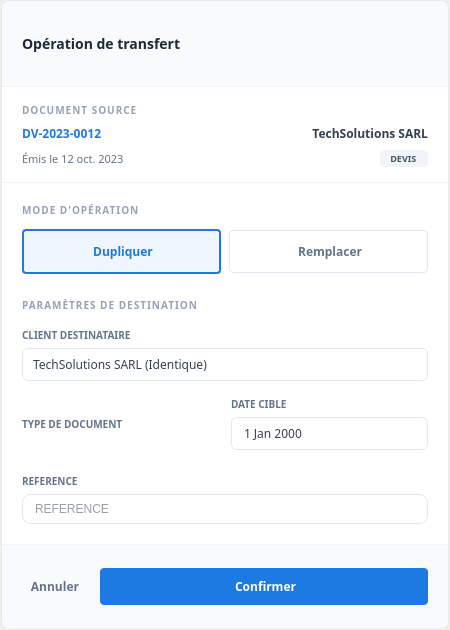
<?xml version="1.0" encoding="UTF-8"?>
<ui version="4.0">
 <class>Form</class>
 <widget class="QWidget" name="Form">
  <property name="geometry">
   <rect>
    <x>0</x>
    <y>0</y>
    <width>450</width>
    <height>630</height>
   </rect>
  </property>
  <property name="font">
   <font>
    <family>Overpass</family>
   </font>
  </property>
  <property name="windowTitle">
   <string>Form</string>
  </property>
  <layout class="QVBoxLayout" name="verticalLayout">
   <property name="spacing">
    <number>0</number>
   </property>
   <property name="leftMargin">
    <number>0</number>
   </property>
   <property name="topMargin">
    <number>0</number>
   </property>
   <property name="rightMargin">
    <number>0</number>
   </property>
   <property name="bottomMargin">
    <number>0</number>
   </property>
   <item>
    <layout class="QHBoxLayout" name="dialogHLayout">
     <property name="spacing">
      <number>0</number>
     </property>
     <item>
      <widget class="QFrame" name="dialogFrame">
       <property name="minimumSize">
        <size>
         <width>448</width>
         <height>0</height>
        </size>
       </property>
       <property name="maximumSize">
        <size>
         <width>448</width>
         <height>16777215</height>
        </size>
       </property>
       <property name="styleSheet">
        <string>
               #dialogFrame {
                   background-color: #ffffff;
                   border-radius: 8px;
                   border: 1px solid #e2e8f0;
               }
               /* We will do nested frames for borders */
              </string>
       </property>
       <layout class="QVBoxLayout" name="dialogLayout">
        <property name="spacing">
         <number>0</number>
        </property>
        <property name="leftMargin">
         <number>0</number>
        </property>
        <property name="topMargin">
         <number>0</number>
        </property>
        <property name="rightMargin">
         <number>0</number>
        </property>
        <property name="bottomMargin">
         <number>0</number>
        </property>
        <item>
         <widget class="QFrame" name="dlgHeader">
          <property name="styleSheet">
           <string>#dlgHeader { background-color: #f8fafc; border-bottom: 1px solid #f1f5f9; border-top-left-radius: 8px; border-top-right-radius: 8px; }</string>
          </property>
          <layout class="QHBoxLayout" name="_2">
           <property name="leftMargin">
            <number>20</number>
           </property>
           <property name="topMargin">
            <number>16</number>
           </property>
           <property name="rightMargin">
            <number>20</number>
           </property>
           <property name="bottomMargin">
            <number>16</number>
           </property>
           <item>
            <widget class="QLabel" name="label">
             <property name="font">
              <font>
               <family>Overpass</family>
               <pointsize>-1</pointsize>
               <weight>75</weight>
               <bold>true</bold>
              </font>
             </property>
             <property name="styleSheet">
              <string>font-size: 14px; font-weight: bold; color: #1e293b;</string>
             </property>
             <property name="text">
              <string>Opération de transfert</string>
             </property>
            </widget>
           </item>
           <item>
            <spacer>
             <property name="orientation">
              <enum>Qt::Horizontal</enum>
             </property>
             <property name="sizeHint" stdset="0">
              <size>
               <width>0</width>
               <height>0</height>
              </size>
             </property>
            </spacer>
           </item>
           <item>
            <widget class="QPushButton" name="btnDlgClose">
             <property name="styleSheet">
              <string>border: none; background: transparent;</string>
             </property>
             <property name="text">
              <string/>
             </property>
             <property name="icon">
              <iconset>
               <normaloff>assect/close.png</normaloff>assect/close.png</iconset>
             </property>
            </widget>
           </item>
          </layout>
         </widget>
        </item>
        <item>
         <widget class="QFrame" name="dlgSource">
          <property name="styleSheet">
           <string>#dlgSource { background-color: #ffffff; border-bottom: 1px solid #f1f5f9; }</string>
          </property>
          <layout class="QVBoxLayout" name="_3">
           <property name="spacing">
            <number>8</number>
           </property>
           <property name="leftMargin">
            <number>20</number>
           </property>
           <property name="topMargin">
            <number>16</number>
           </property>
           <property name="rightMargin">
            <number>20</number>
           </property>
           <property name="bottomMargin">
            <number>16</number>
           </property>
           <item>
            <widget class="QLabel" name="label_2">
             <property name="font">
              <font>
               <family>Overpass</family>
               <pointsize>-1</pointsize>
               <weight>75</weight>
               <bold>true</bold>
              </font>
             </property>
             <property name="styleSheet">
              <string>font-size: 10px; font-weight: bold; color: #94a3b8; letter-spacing: 1px;</string>
             </property>
             <property name="text">
              <string>DOCUMENT SOURCE</string>
             </property>
            </widget>
           </item>
           <item>
            <layout class="QHBoxLayout" name="_4">
             <item>
              <widget class="QLabel" name="label_3">
               <property name="font">
                <font>
                 <family>Overpass</family>
                 <pointsize>-1</pointsize>
                 <weight>75</weight>
                 <bold>true</bold>
                </font>
               </property>
               <property name="styleSheet">
                <string notr="true">font-size: 12px; font-weight: bold; color: #1d7ae2;</string>
               </property>
               <property name="text">
                <string>DV-2023-0012</string>
               </property>
              </widget>
             </item>
             <item>
              <widget class="QLabel" name="label_4">
               <property name="font">
                <font>
                 <family>Overpass</family>
                 <pointsize>-1</pointsize>
                 <weight>75</weight>
                 <bold>true</bold>
                </font>
               </property>
               <property name="styleSheet">
                <string>font-size: 12px; font-weight: 600; color: #334155;</string>
               </property>
               <property name="text">
                <string>TechSolutions SARL</string>
               </property>
               <property name="alignment">
                <set>Qt::AlignRight|Qt::AlignTrailing|Qt::AlignVCenter</set>
               </property>
              </widget>
             </item>
            </layout>
           </item>
           <item>
            <layout class="QHBoxLayout" name="_5">
             <item>
              <widget class="QLabel" name="label_5">
               <property name="font">
                <font>
                 <family>Overpass</family>
                 <pointsize>-1</pointsize>
                </font>
               </property>
               <property name="styleSheet">
                <string>font-size: 11px; color: #64748b;</string>
               </property>
               <property name="text">
                <string>Émis le 12 oct. 2023</string>
               </property>
              </widget>
             </item>
             <item>
              <spacer>
               <property name="orientation">
                <enum>Qt::Horizontal</enum>
               </property>
               <property name="sizeHint" stdset="0">
                <size>
                 <width>0</width>
                 <height>0</height>
                </size>
               </property>
              </spacer>
             </item>
             <item>
              <widget class="QLabel" name="label_6">
               <property name="font">
                <font>
                 <family>Overpass</family>
                 <pointsize>-1</pointsize>
                 <weight>75</weight>
                 <bold>true</bold>
                </font>
               </property>
               <property name="styleSheet">
                <string>background-color: #f1f5f9; border-radius: 4px; font-size: 9px; font-weight: bold; color: #475569; padding: 2px 6px;</string>
               </property>
               <property name="text">
                <string> DEVIS </string>
               </property>
              </widget>
             </item>
            </layout>
           </item>
          </layout>
         </widget>
        </item>
        <item>
         <layout class="QVBoxLayout" name="_6">
          <property name="spacing">
           <number>24</number>
          </property>
          <property name="leftMargin">
           <number>20</number>
          </property>
          <property name="topMargin">
           <number>20</number>
          </property>
          <property name="rightMargin">
           <number>20</number>
          </property>
          <property name="bottomMargin">
           <number>20</number>
          </property>
          <item>
           <layout class="QVBoxLayout" name="_7">
            <property name="spacing">
             <number>12</number>
            </property>
            <item>
             <widget class="QLabel" name="label_7">
              <property name="font">
               <font>
                <family>Overpass</family>
                <pointsize>-1</pointsize>
                <weight>75</weight>
                <bold>true</bold>
               </font>
              </property>
              <property name="styleSheet">
               <string>font-size: 10px; font-weight: bold; color: #94a3b8; letter-spacing: 1px;</string>
              </property>
              <property name="text">
               <string>MODE D'OPÉRATION</string>
              </property>
             </widget>
            </item>
            <item>
             <layout class="QHBoxLayout" name="_8">
              <property name="spacing">
               <number>8</number>
              </property>
              <item>
               <widget class="QPushButton" name="btnModeDupliquer">
                <property name="font">
                 <font>
                  <family>Overpass</family>
                  <pointsize>-1</pointsize>
                  <weight>75</weight>
                  <bold>true</bold>
                 </font>
                </property>
                <property name="styleSheet">
                 <string notr="true">QPushButton { background-color: #eff6ff; border: 2px solid #1d7ae2; color: #1d7ae2; border-radius: 4px; padding: 12px; font-size: 12px; font-weight: bold; }</string>
                </property>
                <property name="text">
                 <string> Dupliquer</string>
                </property>
                <property name="icon">
                 <iconset>
                  <normaloff>assect/content_copy.png</normaloff>assect/content_copy.png</iconset>
                </property>
               </widget>
              </item>
              <item>
               <widget class="QPushButton" name="btnModeRemplacer">
                <property name="font">
                 <font>
                  <family>Overpass</family>
                  <pointsize>-1</pointsize>
                  <weight>75</weight>
                  <bold>true</bold>
                 </font>
                </property>
                <property name="styleSheet">
                 <string>QPushButton { background-color: transparent; border: 1px solid #e2e8f0; color: #64748b; border-radius: 4px; padding: 12px; font-size: 12px; font-weight: bold; }</string>
                </property>
                <property name="text">
                 <string> Remplacer</string>
                </property>
                <property name="icon">
                 <iconset>
                  <normaloff>assect/sync_alt.png</normaloff>assect/sync_alt.png</iconset>
                </property>
               </widget>
              </item>
             </layout>
            </item>
           </layout>
          </item>
          <item>
           <layout class="QVBoxLayout" name="_9">
            <property name="spacing">
             <number>16</number>
            </property>
            <item>
             <widget class="QLabel" name="label_8">
              <property name="font">
               <font>
                <family>Overpass</family>
                <pointsize>-1</pointsize>
                <weight>75</weight>
                <bold>true</bold>
               </font>
              </property>
              <property name="styleSheet">
               <string>font-size: 10px; font-weight: bold; color: #94a3b8; letter-spacing: 1px;</string>
              </property>
              <property name="text">
               <string>PARAMÈTRES DE DESTINATION</string>
              </property>
             </widget>
            </item>
            <item>
             <layout class="QVBoxLayout" name="_10">
              <property name="spacing">
               <number>6</number>
              </property>
              <item>
               <widget class="QLabel" name="label_9">
                <property name="font">
                 <font>
                  <family>Overpass</family>
                  <pointsize>-1</pointsize>
                  <weight>75</weight>
                  <bold>true</bold>
                 </font>
                </property>
                <property name="styleSheet">
                 <string>font-size: 10px; font-weight: bold; color: #64748b;</string>
                </property>
                <property name="text">
                 <string>CLIENT DESTINATAIRE</string>
                </property>
               </widget>
              </item>
              <item>
               <widget class="QComboBox" name="comboClient">
                <property name="font">
                 <font>
                  <family>Overpass</family>
                  <pointsize>9</pointsize>
                  <weight>50</weight>
                  <italic>false</italic>
                  <bold>false</bold>
                 </font>
                </property>
                <property name="styleSheet">
                 <string notr="true">QComboBox {
    background-color: #ffffff;
    border: 1px solid #e2e8f0;
    border-radius: 6px;
    padding: 6px 10px;
    font: 400 9pt &quot;Overpass&quot;;
    color: #374151;
}
QComboBox::drop-down {
    border: none;
    width: 18px;
}
QComboBox::down-arrow {
    image: url(program/assets/global/down_blue_arrow.svg);
    width: 10px;
    height: 10px;
}</string>
                </property>
                <item>
                 <property name="text">
                  <string>TechSolutions SARL (Identique)</string>
                 </property>
                </item>
                <item>
                 <property name="text">
                  <string>Global Logistics Corp</string>
                 </property>
                </item>
                <item>
                 <property name="text">
                  <string>Innovatech Systems</string>
                 </property>
                </item>
               </widget>
              </item>
             </layout>
            </item>
            <item>
             <layout class="QHBoxLayout" name="_11">
              <property name="spacing">
               <number>12</number>
              </property>
              <item>
               <layout class="QVBoxLayout" name="_12">
                <property name="spacing">
                 <number>6</number>
                </property>
                <item>
                 <widget class="QLabel" name="label_10">
                  <property name="font">
                   <font>
                    <family>Overpass</family>
                    <pointsize>-1</pointsize>
                    <weight>75</weight>
                    <bold>true</bold>
                   </font>
                  </property>
                  <property name="styleSheet">
                   <string>font-size: 10px; font-weight: bold; color: #64748b;</string>
                  </property>
                  <property name="text">
                   <string>TYPE DE DOCUMENT</string>
                  </property>
                 </widget>
                </item>
               </layout>
              </item>
              <item>
               <layout class="QVBoxLayout" name="_13">
                <property name="spacing">
                 <number>6</number>
                </property>
                <item>
                 <widget class="QLabel" name="label_11">
                  <property name="font">
                   <font>
                    <family>Overpass</family>
                    <pointsize>-1</pointsize>
                    <weight>75</weight>
                    <bold>true</bold>
                   </font>
                  </property>
                  <property name="styleSheet">
                   <string>font-size: 10px; font-weight: bold; color: #64748b;</string>
                  </property>
                  <property name="text">
                   <string>DATE CIBLE</string>
                  </property>
                 </widget>
                </item>
                <item>
                 <widget class="QDateEdit" name="dateTarget">
                  <property name="font">
                   <font>
                    <family>Overpass</family>
                    <pointsize>9</pointsize>
                    <weight>50</weight>
                    <italic>false</italic>
                    <bold>false</bold>
                   </font>
                  </property>
                  <property name="styleSheet">
                   <string notr="true">QDateEdit, QDateEdit#dateTo {
    background-color: #ffffff;
    border: 1px solid #e2e8f0;
    border-radius: 6px;
    padding: 6px 10px;
    font: 400 9pt &quot;Overpass&quot;;
    color: #374151;
}
QDateEdit:focus, QDateEdit#dateTo:focus {
    border-color: #135bec;
}
QDateEdit::drop-down, QDateEdit#dateTo::drop-down {
    border: none;
    width: 18px;
}
QDateEdit::down-arrow, QDateEdit#dateTo::down-arrow {
    image: url(program/assets/global/down_blue_arrow.svg);
    width: 10px;
    height: 10px;
}</string>
                  </property>
                  <property name="calendarPopup">
                   <bool>true</bool>
                  </property>
                 </widget>
                </item>
               </layout>
              </item>
             </layout>
            </item>
           </layout>
          </item>
          <item>
           <layout class="QVBoxLayout" name="_15">
            <property name="spacing">
             <number>6</number>
            </property>
            <item>
             <widget class="QLabel" name="label_12">
              <property name="font">
               <font>
                <family>Overpass</family>
                <pointsize>-1</pointsize>
                <weight>75</weight>
                <bold>true</bold>
               </font>
              </property>
              <property name="styleSheet">
               <string>font-size: 10px; font-weight: bold; color: #64748b;</string>
              </property>
              <property name="text">
               <string>REFERENCE</string>
              </property>
             </widget>
            </item>
            <item>
             <widget class="QLineEdit" name="CodeEditLine">
              <property name="minimumSize">
               <size>
                <width>0</width>
                <height>30</height>
               </size>
              </property>
              <property name="maximumSize">
               <size>
                <width>16777215</width>
                <height>1367777</height>
               </size>
              </property>
              <property name="styleSheet">
               <string notr="true">QLineEdit#CodeEditLine { background-color: #ffffff; border: 1px solid #e5e7eb; border-radius: 8px; padding: 6px 10px; font: 500 10pt &quot;Overpass&quot;; color: #374151; } 

QLineEdit#CodeEditLine:hover { border-color: #d1d5db; }

 QLineEdit#CodeEditLine:focus { border-color: #1d7ae2; }

/* --- Added Read-Only State --- */
QLineEdit#CodeEditLine[readOnly=&quot;true&quot;] {
    background-color: #f9fafb;    /* Light grey &quot;locked&quot; background */
    color: #9ca3af;               /* Lighter grey text */
    border: 1px solid #f3f4f6;    /* Very faint border */
}

/* Prevents the hover/focus colors from appearing when read-only */
QLineEdit#CodeEditLine[readOnly=&quot;true&quot;]:hover,
QLineEdit#CodeEditLine[readOnly=&quot;true&quot;]:focus {
    border-color: #f3f4f6;
}</string>
              </property>
              <property name="placeholderText">
               <string>REFERENCE</string>
              </property>
             </widget>
            </item>
           </layout>
          </item>
         </layout>
        </item>
        <item>
         <widget class="QFrame" name="dlgFooter">
          <property name="styleSheet">
           <string>#dlgFooter { background-color: #f8fafc; border-top: 1px solid #f1f5f9; border-bottom-left-radius: 8px; border-bottom-right-radius: 8px; }</string>
          </property>
          <layout class="QHBoxLayout" name="_14">
           <property name="spacing">
            <number>12</number>
           </property>
           <property name="leftMargin">
            <number>20</number>
           </property>
           <property name="topMargin">
            <number>16</number>
           </property>
           <property name="rightMargin">
            <number>20</number>
           </property>
           <property name="bottomMargin">
            <number>16</number>
           </property>
           <item>
            <widget class="QPushButton" name="btnAnnuler">
             <property name="font">
              <font>
               <family>Overpass</family>
               <pointsize>-1</pointsize>
               <weight>75</weight>
               <bold>true</bold>
              </font>
             </property>
             <property name="styleSheet">
              <string>QPushButton { background-color: transparent; border: none; color: #64748b; font-size: 12px; font-weight: bold; padding: 8px; } QPushButton:hover { background-color: #f1f5f9; border-radius: 4px; }</string>
             </property>
             <property name="text">
              <string>Annuler</string>
             </property>
            </widget>
           </item>
           <item>
            <widget class="QPushButton" name="btnConfirmer">
             <property name="sizePolicy">
              <sizepolicy hsizetype="Expanding" vsizetype="Fixed">
               <horstretch>1</horstretch>
               <verstretch>0</verstretch>
              </sizepolicy>
             </property>
             <property name="font">
              <font>
               <family>Overpass</family>
               <pointsize>-1</pointsize>
               <weight>75</weight>
               <bold>true</bold>
              </font>
             </property>
             <property name="styleSheet">
              <string notr="true">QPushButton { background-color: #1d7ae2; border: none; color: #ffffff; font-size: 12px; font-weight: bold; border-radius: 4px; padding: 10px; } QPushButton:hover { background-color: #1e40af; }</string>
             </property>
             <property name="text">
              <string> Confirmer</string>
             </property>
             <property name="icon">
              <iconset>
               <normaloff>assect/check_circle.png</normaloff>assect/check_circle.png</iconset>
             </property>
            </widget>
           </item>
          </layout>
         </widget>
        </item>
       </layout>
      </widget>
     </item>
    </layout>
   </item>
  </layout>
 </widget>
 <resources/>
 <connections/>
</ui>
